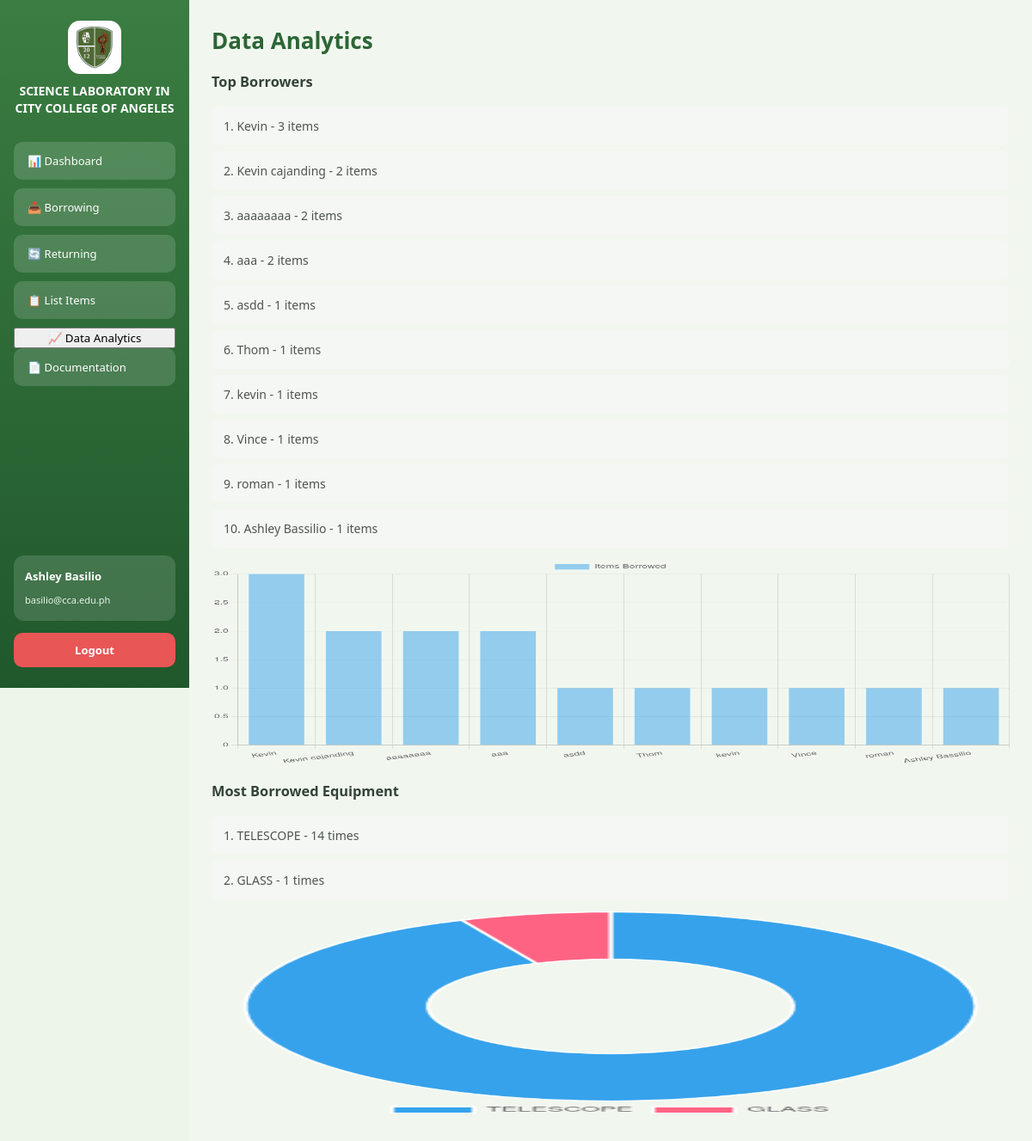
The app's page /analytics with its own data.
### tables this page shows
CREATE TABLE "Borrower" (
	"SchoolID"	TEXT,
	"BorrowerName"	TEXT NOT NULL,
	"Email"	TEXT NOT NULL,
	"Department"	TEXT NOT NULL,
	"Contact"	INTEGER NOT NULL,
	"Remarks"	TEXT,
	PRIMARY KEY("SchoolID")
);

CREATE TABLE "Items" (
	"ItemID"	INTEGER,
	"Code"	TEXT NOT NULL,
	"Category"	TEXT NOT NULL,
	"Type"	TEXT NOT NULL,
	"Status"	TEXT NOT NULL,
	"Remarks"	TEXT,
	"Class"	TEXT,
	PRIMARY KEY("ItemID")
);

### app.py (the view)
@app.route('/analytics')
def analytics():
    conn = sqlite3.connect(DB_PATH)
    conn.row_factory = sqlite3.Row
    cur = conn.cursor()
    cur.execute("""
        SELECT
            Borrower.BorrowerName,
            Borrower.SchoolID,
            COUNT(Log.LogID) AS TotalBorrowed
        FROM Log
        JOIN Borrower
            ON Log.SchoolID = Borrower.SchoolID
        GROUP BY Borrower.SchoolID
        ORDER BY TotalBorrowed DESC
        LIMIT 10
    """)
    top_borrowers = cur.fetchall()
    cur.execute("""
        SELECT
            Items.Type,
            COUNT(Log.ItemID) AS BorrowCount
        FROM Log
        JOIN Items
            ON Log.ItemID = Items.ItemID
        GROUP BY Items.Type
        ORDER BY BorrowCount DESC
        LIMIT 10
    """)
    top_items = cur.fetchall()
    conn.close()
    return render_template(
        "analytics.html",
        top_borrowers=top_borrowers,
        top_items=top_items
    )

### templates/analytics.html (shortened to what this page needs)
<!DOCTYPE html>
<html>
<head>
    <link rel="stylesheet" href="{{ url_for('static', filename='dashboard.css') }}">
</head>
<body>
<div class="container">
<div class="sidebar">
    <div class="logo-header">
        <img src="{{ url_for('static', filename='images/logo.png') }}" class="logo">
        <h2 class="title">
            SCIENCE LABORATORY IN CITY COLLEGE OF ANGELES
        </h2>
    </div>
    <button class="menu-btn" onclick="location.href='dashboard'">
        📊 Dashboard
    </button>
    <button class="menu-btn" onclick="location.href='borrow'">
        📥 Borrowing
    </button>
    <button class="menu-btn" onclick="location.href='returning'">
        🔄 Returning
    </button>
    <button class="menu-btn" onclick="location.href='broken'">
        📋 List Items
    </button>
    <button class="menu-bt active" onclick="location.href='analytics'">
        📈 Data Analytics
    </button>
    <button class="menu-btn" onclick="location.href='documentation'">
        📄 Documentation
    </button>
    <div class="user-box">
        <p class="name">
            Ashley Basilio
        </p>
        <small>
            basilio@cca.edu.ph
        </small>
    </div>
    <button class="logout-btn" onclick="logout()">
        Logout
    </button>
</div>
<div class="main">
<h2 class="page-title">
    Data Analytics
</h2>
<div class="analytics-container">
<div class="analytics-card">
<h3>
Top Borrowers
</h3>
<ul>
{% for row in top_borrowers %}
<li>
{{ loop.index }}.
{{ row["BorrowerName"] }}
-
{{ row["TotalBorrowed"] }}
items
</li>
{% endfor %}
</ul>
<canvas id="borrowerChart"></canvas>
</div>
<div class="analytics-card">
<h3>
Most Borrowed Equipment
</h3>
<ul>
{% for row in top_items %}
<li>
{{ loop.index }}.
{{ row["Type"] }}
-
{{ row["BorrowCount"] }}
times
</li>
{% endfor %}
</ul>
<canvas id="equipmentChart"></canvas>
</div>
</div>
</div>
</div>
<script>
document.addEventListener("DOMContentLoaded", function(){
// GET DATA
const borrowerData = JSON.parse(
document.getElementById("borrowerData").textContent
);
const equipmentData = JSON.parse(
document.getElementById("equipmentData").textContent
);
// BORROWER BAR CHART
new Chart(
document.getElementById("borrowerChart"),
{
type:"bar",
data:{
labels: borrowerData.names,
datasets:[{
label:"Items Borrowed",
data: borrowerData.values
}]
},
options:{
responsive:true,
scales:{
y:{
beginAtZero:true
}
}
}
}
);
// EQUIPMENT DOUGHNUT CHART
new Chart(
document.getElementById("equipmentChart"),
{
type:"doughnut",
data:{
labels: equipmentData.names,
datasets:[{
label:"Borrow Count",
data: equipmentData.values
}]
},
options:{
responsive:true,
plugins:{
legend:{
position:"bottom"
}
}
}
}
);
});
</script>
</body>
</html>

### static/dashboard.css (style rules this page uses)
* { box-sizing: border-box; }
html { scroll-behavior: smooth; }
body { margin: 0; padding: 0; font-family: "Segoe UI", Arial, sans-serif; background: #edf5eb; color: #344238; font-size: 14px; line-height: 1.5; }
button, input, select, textarea { font-family: inherit; }
button { cursor: pointer; }
.container { display: flex; width: 100%; min-height: 100vh; }
.sidebar { width: 220px; min-width: 220px; height: 100vh; position: fixed; top: 0; left: 0; padding: 24px 16px; background: linear-gradient( 180deg, #3b7d42 0%, #20582c 100% ); color: white; display: flex; flex-direction: column; z-index: 1000; }
.logo-header { display: flex; flex-direction: column; align-items: center; text-align: center; margin-bottom: 30px; }
.logo { width: 62px; height: 62px; object-fit: contain; background: white; padding: 6px; border-radius: 14px; margin-bottom: 10px; }
.title { margin: 0; color: white; font-size: 14px; line-height: 1.4; font-weight: 700; }
.menu-btn { width: 100%; min-height: 44px; margin-bottom: 10px; padding: 0 16px; border: none; border-radius: 10px; background: rgba(255, 255, 255, 0.15); color: white; text-align: left; font-size: 13px; font-weight: 500; cursor: pointer; transition: all 0.2s ease; }
.user-box { margin-top: auto; margin-bottom: 14px; padding: 15px 13px; border-radius: 12px; background: rgba(255, 255, 255, 0.14); }
.user-box .name { margin: 0 0 6px; color: white; font-size: 13px; font-weight: 700; }
.user-box small { color: #e8f4e9; font-size: 11px; }
.logout-btn { width: 100%; min-height: 40px; border: none; border-radius: 10px; background: #e85656; color: white; font-size: 13px; font-weight: 600; cursor: pointer; transition: 0.2s ease; }
.main { margin-left: 220px; width: calc(100% - 220px); min-height: 100vh; padding: 30px 32px 40px; background: #f1f7ef; }
.page-title { margin: 0; color: #2c6635; font-size: 26px; font-weight: 700; }
#borrowerChart { width: 100% !important; height: 240px !important; }
#equipmentChart { width: 100% !important; height: 240px !important; }
ul { list-style: none; padding: 0; }
ul li { background: #f5f7f4; margin: 7px 0; padding: 12px 14px; border-radius: 8px; color: #4d554f; }
@media (max-width: 1200px) { .main { padding: 28px 26px 35px; } }

### records on screen
Borrower: BorrowerName "Kevin", TotalBorrowed "3"
Borrower: BorrowerName "Kevin cajanding", TotalBorrowed "2"
Borrower: BorrowerName "aaaaaaaa", TotalBorrowed "2"
Borrower: BorrowerName "aaa", TotalBorrowed "2"
Borrower: BorrowerName "asdd", TotalBorrowed "1"
Borrower: BorrowerName "Thom", TotalBorrowed "1"
Borrower: BorrowerName "kevin", TotalBorrowed "1"
Borrower: BorrowerName "Vince", TotalBorrowed "1"
Borrower: BorrowerName "roman", TotalBorrowed "1"
Borrower: BorrowerName "Ashley Bassilio", TotalBorrowed "1"
Items: Type "GLASS", BorrowCount "1"

### other values on screen
{{ row["Type"] }} "TELESCOPE"
{{ row["BorrowCount"] }} "14"
